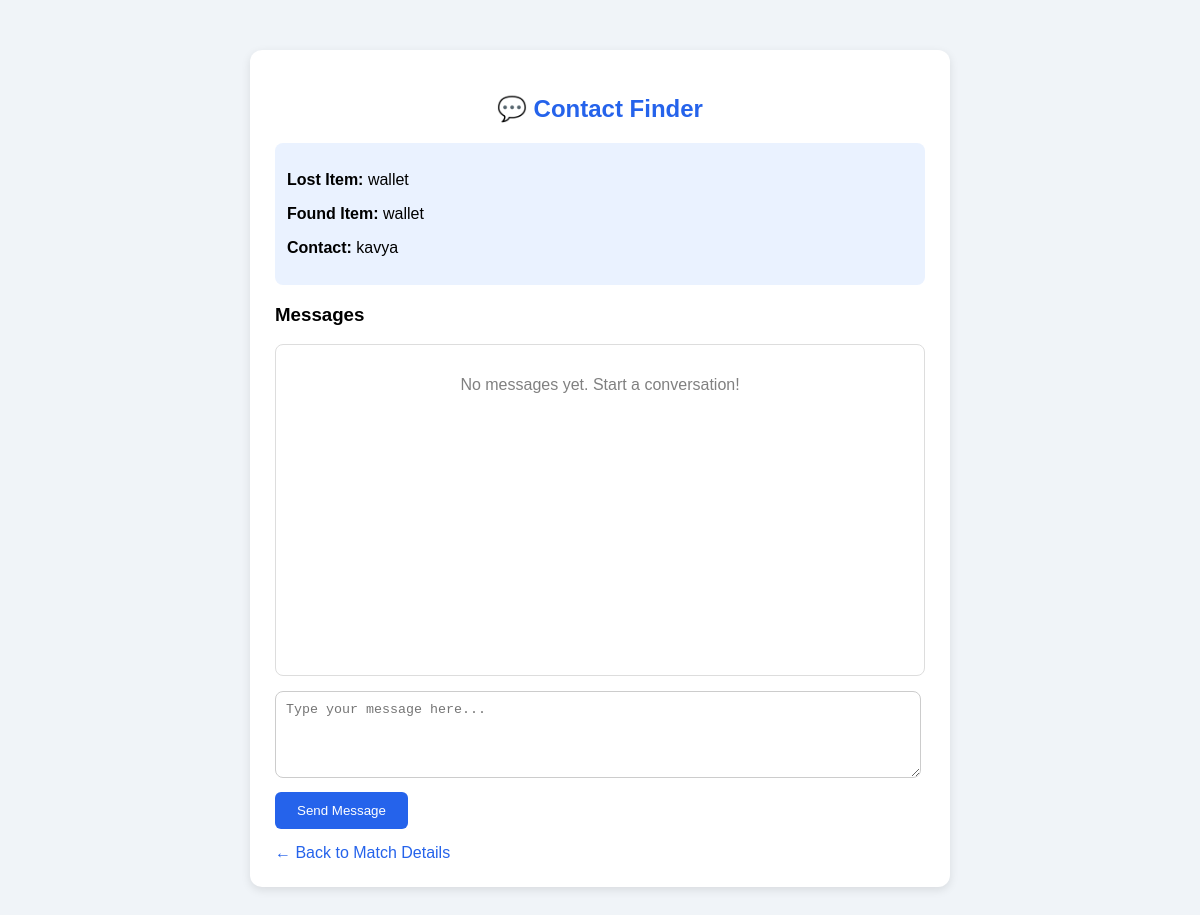
The page /messages?lost_id=5&found_id=6 (signed in) on the database its author committed.
### tables this page shows
CREATE TABLE lost_items (
            id INTEGER PRIMARY KEY AUTOINCREMENT,
            item_name TEXT NOT NULL,
            description TEXT NOT NULL,
            category TEXT NOT NULL,
            location TEXT NOT NULL,
            date_lost TEXT NOT NULL,
            image TEXT
        , user_id INTEGER);

CREATE TABLE found_items (
            id INTEGER PRIMARY KEY AUTOINCREMENT,
            item_name TEXT NOT NULL,
            description TEXT NOT NULL,
            category TEXT NOT NULL,
            location TEXT NOT NULL,
            date_found TEXT NOT NULL,
            image TEXT NOT NULL
        , user_id INTEGER);

CREATE TABLE users (
            id INTEGER PRIMARY KEY AUTOINCREMENT,
            fullname TEXT NOT NULL,
            email TEXT UNIQUE NOT NULL,
            password TEXT NOT NULL
        );

### app.py (the view, shortened to what this page needs)
@app.route("/messages", methods=["GET", "POST"])
@login_required
def messages():
    lost_id = request.args.get("lost_id", type=int)
    found_id = request.args.get("found_id", type=int)
    if not lost_id or not found_id:
        return "Invalid match details.", 400
    conn = get_db_connection()
    lost_item = conn.execute(
        "SELECT * FROM lost_items WHERE id = ?",
        (lost_id,)
    ).fetchone()
    found_item = conn.execute(
        "SELECT * FROM found_items WHERE id = ?",
        (found_id,)
    ).fetchone()
    if not lost_item or not found_item:
        conn.close()
        return "Match not found.", 404
    current_user = session["user_id"]
    lost_owner = lost_item["user_id"]
    finder = found_item["user_id"]
    score = calculate_similarity(item_text(lost_item), item_text(found_item))
    if (
        lost_owner is None
        or finder is None
        or lost_owner == finder
        or current_user not in (lost_owner, finder)
        or score < 15
    ):
        conn.close()
        return "You are not allowed to access this chat.", 403
    other_user_id = finder if current_user == lost_owner else lost_owner
    other_user = conn.execute(
        "SELECT fullname FROM users WHERE id = ?",
        (other_user_id,)
    ).fetchone()
    if not other_user:
        conn.close()
        return "Other student account not found.", 404
    chat_messages = conn.execute("""
        SELECT
            messages.*,
            users.fullname AS sender_name
        FROM messages
        JOIN users ON users.id = messages.sender_id
        WHERE messages.lost_item_id = ?
          AND messages.found_item_id = ?
        ORDER BY messages.created_at ASC, messages.id ASC
    """, (lost_id, found_id)).fetchall()
    conn.close()
    return render_template(
        "messages.html",
        chat_messages=chat_messages,
        other_user=other_user,
        current_user=current_user,
        lost_item=lost_item,
        found_item=found_item
    )

### app.py (called while the page is built)
def get_db_connection():
    conn = sqlite3.connect("campusfind.db")
    conn.row_factory = sqlite3.Row
    conn.execute("PRAGMA foreign_keys = ON")
    return conn

def login_required(function):
    @wraps(function)
    def wrapper(*args, **kwargs):
        if "user_id" not in session:
            return redirect(url_for("login"))
        return function(*args, **kwargs)
    return wrapper

def calculate_similarity(text1, text2):
    words1 = re.findall(r"\b\w+\b", (text1 or "").lower())
    words2 = re.findall(r"\b\w+\b", (text2 or "").lower())
    if not words1 or not words2:
        return 0
    all_words = set(words1 + words2)
    tf1 = Counter(words1)
    tf2 = Counter(words2)
    vector1 = []
    vector2 = []
    for word in all_words:
        document_count = 1 + int(word in words1) + int(word in words2)
        idf = math.log(3 / document_count) + 1
        vector1.append((tf1[word] / len(words1)) * idf)
        vector2.append((tf2[word] / len(words2)) * idf)
    dot_product = sum(a * b for a, b in zip(vector1, vector2))
    magnitude1 = math.sqrt(sum(a * a for a in vector1))
    magnitude2 = math.sqrt(sum(b * b for b in vector2))
    if magnitude1 == 0 or magnitude2 == 0:
        return 0
    return (dot_product / (magnitude1 * magnitude2)) * 100

def item_text(item):
    return " ".join([
        item["item_name"] or "",
        item["description"] or "",
        item["category"] or "",
        item["location"] or ""
    ])

### templates/messages.html (shortened to what this page needs)
<!DOCTYPE html>
<html>
<head>
</head>
<body>
<div class="chat-container">
    <h2>💬 Contact Finder</h2>
    <div class="item-details">
        <p><b>Lost Item:</b> {{ lost_item.item_name }}</p>
        <p><b>Found Item:</b> {{ found_item.item_name }}</p>
        <p><b>Contact:</b> {{ other_user.fullname }}</p>
    </div>
    <h3>Messages</h3>
    <div class="chat-box">
        {% for msg in chat_messages %}
            {% if msg.sender_id == current_user %}
                <div class="message sent">
                    {{ msg.message }}
                </div>
            {% else %}
                <div class="message received">
                    {{ msg.message }}
                </div>
            {% endif %}
        {% else %}
            <p style="text-align:center; color:gray;">
                No messages yet. Start a conversation!
            </p>
        {% endfor %}
    </div>
    <form method="POST"
          action="{{ url_for('messages',
          lost_id=lost_item.id,
          found_id=found_item.id) }}">
        <textarea name="message"
                  placeholder="Type your message here..."
                  required></textarea>
        <button type="submit">Send Message</button>
    </form>
    <a class="back-btn"
       href="{{ url_for('match_details',
       lost_id=lost_item.id,
       found_id=found_item.id) }}">
        ← Back to Match Details
    </a>
</div>
</body>
</html>

### templates/messages.html (style rules this page uses)
body { font-family: Arial, sans-serif; background: #f0f4f8; margin: 0; padding: 20px; }
.chat-container { width: 90%; max-width: 650px; margin: 30px auto; background: white; padding: 25px; border-radius: 12px; box-shadow: 0 3px 10px rgba(0,0,0,0.1); }
h2 { color: #2563eb; text-align: center; }
.item-details { background: #eaf2ff; padding: 12px; border-radius: 8px; margin-bottom: 15px; }
.chat-box { height: 300px; overflow-y: auto; border: 1px solid #ddd; padding: 15px; border-radius: 8px; margin-bottom: 15px; }
textarea { width: 96%; height: 65px; padding: 10px; border: 1px solid #ccc; border-radius: 8px; resize: vertical; }
button { background: #2563eb; color: white; padding: 11px 22px; border: none; border-radius: 6px; cursor: pointer; margin-top: 10px; }
.back-btn { display: inline-block; margin-top: 15px; color: #2563eb; text-decoration: none; }

### rows shown on the page
lost_items: item_name "wallet"
found_items: item_name "wallet"
users: fullname "kavya"
